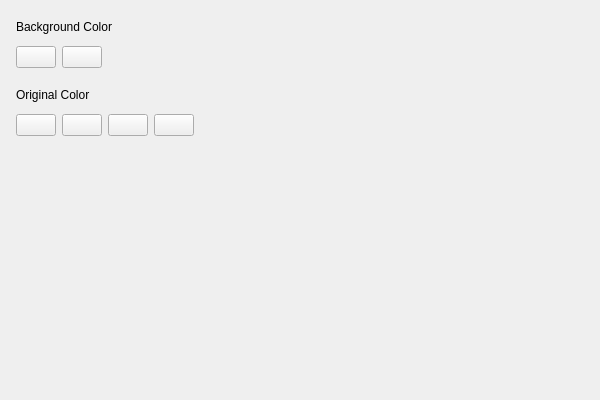
<?xml version="1.0" encoding="UTF-8"?>
<ui version="4.0">
 <class>WSpeechSysPageClass</class>
 <widget class="QWidget" name="WSpeechSysPageClass">
  <property name="geometry">
   <rect>
    <x>0</x>
    <y>0</y>
    <width>600</width>
    <height>400</height>
   </rect>
  </property>
  <property name="windowTitle">
   <string>WSpeechSysPage</string>
  </property>
  <property name="styleSheet">
   <string notr="true">QWidget{
	font: 14px &quot;微软雅黑&quot;;

}</string>
  </property>
  <layout class="QHBoxLayout" name="horizontalLayout_3">
   <property name="leftMargin">
    <number>16</number>
   </property>
   <property name="topMargin">
    <number>20</number>
   </property>
   <item>
    <layout class="QVBoxLayout" name="verticalLayout_4">
     <item>
      <layout class="QVBoxLayout" name="verticalLayout_3">
       <property name="spacing">
        <number>20</number>
       </property>
       <item>
        <layout class="QVBoxLayout" name="verticalLayout">
         <property name="spacing">
          <number>12</number>
         </property>
         <item>
          <widget class="QLabel" name="label">
           <property name="text">
            <string>Background Color</string>
           </property>
          </widget>
         </item>
         <item>
          <layout class="QHBoxLayout" name="horizontalLayout">
           <item>
            <widget class="WRadioBtn" name="pb_bk_1">
             <property name="text">
              <string/>
             </property>
            </widget>
           </item>
           <item>
            <widget class="WRadioBtn" name="pb_bk_2">
             <property name="text">
              <string/>
             </property>
            </widget>
           </item>
           <item>
            <spacer name="horizontalSpacer_2">
             <property name="orientation">
              <enum>Qt::Horizontal</enum>
             </property>
             <property name="sizeHint" stdset="0">
              <size>
               <width>40</width>
               <height>20</height>
              </size>
             </property>
            </spacer>
           </item>
          </layout>
         </item>
        </layout>
       </item>
       <item>
        <layout class="QVBoxLayout" name="verticalLayout_2">
         <property name="spacing">
          <number>12</number>
         </property>
         <item>
          <widget class="QLabel" name="label_2">
           <property name="text">
            <string>Original Color</string>
           </property>
          </widget>
         </item>
         <item>
          <layout class="QHBoxLayout" name="horizontalLayout_2">
           <item>
            <widget class="WRadioBtn" name="pb_og_1">
             <property name="text">
              <string/>
             </property>
            </widget>
           </item>
           <item>
            <widget class="WRadioBtn" name="pb_og_2">
             <property name="text">
              <string/>
             </property>
            </widget>
           </item>
           <item>
            <widget class="WRadioBtn" name="pb_og_3">
             <property name="text">
              <string/>
             </property>
            </widget>
           </item>
           <item>
            <widget class="WRadioBtn" name="pb_og_4">
             <property name="text">
              <string/>
             </property>
            </widget>
           </item>
           <item>
            <spacer name="horizontalSpacer_3">
             <property name="orientation">
              <enum>Qt::Horizontal</enum>
             </property>
             <property name="sizeHint" stdset="0">
              <size>
               <width>40</width>
               <height>20</height>
              </size>
             </property>
            </spacer>
           </item>
          </layout>
         </item>
        </layout>
       </item>
      </layout>
     </item>
     <item>
      <spacer name="verticalSpacer">
       <property name="orientation">
        <enum>Qt::Vertical</enum>
       </property>
       <property name="sizeHint" stdset="0">
        <size>
         <width>20</width>
         <height>158</height>
        </size>
       </property>
      </spacer>
     </item>
    </layout>
   </item>
   <item>
    <spacer name="horizontalSpacer">
     <property name="orientation">
      <enum>Qt::Horizontal</enum>
     </property>
     <property name="sizeHint" stdset="0">
      <size>
       <width>281</width>
       <height>20</height>
      </size>
     </property>
    </spacer>
   </item>
  </layout>
 </widget>
 <layoutdefault spacing="6" margin="11"/>
 <customwidgets>
  <customwidget>
   <class>WRadioBtn</class>
   <extends>QPushButton</extends>
   <header location="global">model/WRadioBtn.h</header>
  </customwidget>
 </customwidgets>
 <resources/>
 <connections/>
 <slots>
  <slot>slot_color_change()</slot>
  <slot>slot_bk_change()</slot>
 </slots>
</ui>
